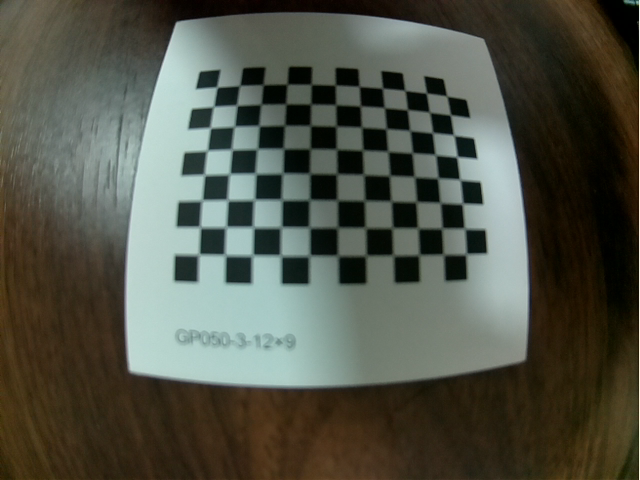
//> input picture highquality/output_img-1.png, 640 x 480 px; its folder holds only this picture in this run
$ ./calibration_data   (built with g++ and OpenCV 4)
//> lines starting //> are read from the running program, lines starting //| are printed output that depends on the picture; after the words box and inside, x2 and y2 are one past the last pixel; in counts of white or black regions, pixels touching at a corner belong together
#include <opencv2/opencv.hpp>
#include <stdio.h>
#include <iostream>
#include <string>
#include <cmath>

// Defining the dimensions of checkerboard
// 定义棋盘格的尺寸

int CHECKERBOARD[2]={11,8};

struct FOV {
	double fovx_degree;
	double fovy_degree;
};

std::string getFileName(const std::string& filePath) {
    size_t found = filePath.find_last_of("/\\");
    if (found != std::string::npos) {
        return filePath.substr(found + 1);
    }
    return filePath;
}


cv::Point2d  calculateFOV(const cv::Mat cameraMatrix){
	// 计算FOV
	double w = cameraMatrix.at<double>(0, 2)*2;
	double h = cameraMatrix.at<double>(1, 2)*2;

	double fx = cameraMatrix.at<double>(0, 0);
	double fy = cameraMatrix.at<double>(1, 1);

	double fovx = 2*std::atan(w/(2*fx));
	double fovy = 2*std::atan(h/(2*fy));

	double fovx_degree = fovx * 180 /M_PI;
	double fovy_degree = fovy * 180 /M_PI;

	std::cout<<"fovx_degree: "<<fovx_degree<<"fovy_degree: "<<fovy_degree<<std::endl;
	cv::Point2d fov(fovx, fovy);

	return fov;

}


int main()
{

   // Creating vector to store vectors of 3D points for each checkerboard image
   // 创建矢量以存储每个棋盘图像的三维点矢量
    std::vector<std::vector<cv::Point3f> > objpoints;

    // Creating vector to store vectors of 2D points for each checkerboard image
	// 创建矢量以存储每个棋盘图像的二维点矢量
	std::vector<std::vector<cv::Point2f> > imgpoints;

    // Defining the world coordinates for 3D points
	// 为三维点定义世界坐标系
	std::vector<cv::Point3f> objp;
	for (int i{ 0 }; i < CHECKERBOARD[1]; i++)
	{
		for (int j{ 0 }; j < CHECKERBOARD[0]; j++)
		{
			objp.push_back(cv::Point3f(j, i, 0));
		}
	}

    // Extracting path of individual image stored in a given directory
	// 提取存储在给定目录中的单个图像的路径
	std::vector<cv::String> images;
	cv::String display_dir = "./corner_samples";
	// Path of the folder containing checkerboard images
	// 包含棋盘图像的文件夹的路径
	std::string path = "../highquality/*.png";

	// 使用glob函数读取所有图像的路径
	cv::glob(path, images);
    cv::Mat frame, gray;

	// vector to store the pixel coordinates of detected checker board corners
	// 存储检测到的棋盘转角像素坐标的矢量
	std::vector<cv::Point2f> corner_pts;
	bool success;

	// Looping over all the images in the directory
	// 循环读取图像
    for(int i=0; i<images.size();i++)
    {
        frame = cv::imread(images[i]);
//> frame is the input picture: 480 rows x 640 cols, CV_8UC3; mean B, G, R 72, 83.5, 80.9
        cv::cvtColor(frame, gray, cv::COLOR_BGR2GRAY);
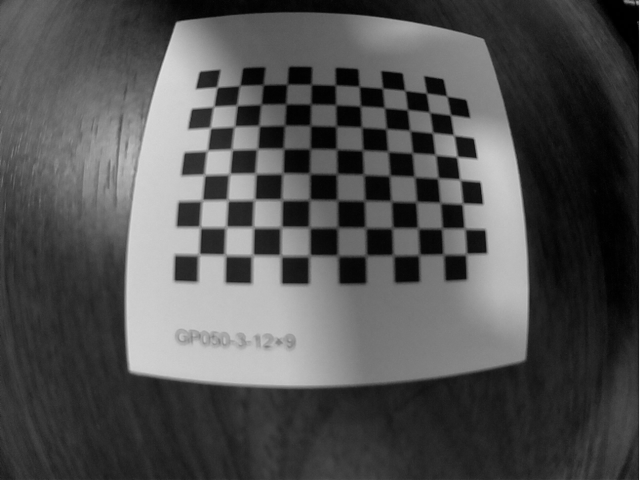
//> gray: 480 rows x 640 cols, CV_8UC1; min 0, max 246, mean 81.4


        // Finding checker board corners
		// 寻找角点
		// If desired number of corners are found in the image then success = true
		// 如果在图像中找到所需数量的角，则success = true
		// opencv4以下版本，flag参数为CV_CALIB_CB_ADAPTIVE_THRESH | CV_CALIB_CB_FAST_CHECK | CV_CALIB_CB_NORMALIZE_IMAGE

        success = cv::findChessboardCorners(gray, cv::Size(CHECKERBOARD[0], CHECKERBOARD[1]), corner_pts, cv::CALIB_CB_ADAPTIVE_THRESH | cv::CALIB_CB_FAST_CHECK | cv::CALIB_CB_NORMALIZE_IMAGE);
//> success = true; corner_pts = 88 Points (x, y), first 12: [217.8, 88.17], [240.6, 84.46], [263.6, 85.2], [287.1, 84.39], [311.4, 84.56], [335.1, 85.25], [358.3, 85.32], [382, 88.51], [404.9, 90.6], [426.5, 93], [445.5, 95.03], [214.9, 105.3]

		// 如果检测到所需数量的角点，我们将细化像素坐标并将其显示在棋盘图像上


		if (success)
		{

			cv::TermCriteria criteria(CV_TERMCRIT_EPS | CV_TERMCRIT_ITER, 30, 0.001);

			//refining pixel coordinates for given 2d points
			//为给定的二维点细化像素坐标
			cv::cornerSubPix(gray, corner_pts, cv::Size(11, 11), cv::Size(-1, -1), criteria);
//> corner_pts = 88 Points (x, y), first 12: [216.8, 87.2], [239.7, 85.34], [262.9, 84.73], [287.1, 84.14], [311.2, 84.27], [335.3, 85.06], [359.2, 86.32], [382.5, 88.24], [404.9, 90.38], [426.4, 93.1], [446.8, 96.07], [213.6, 106.4]

			// 在棋盘上显示检测到的角点
			cv::drawChessboardCorners(frame, cv::Size(CHECKERBOARD[0], CHECKERBOARD[1]), corner_pts, success);
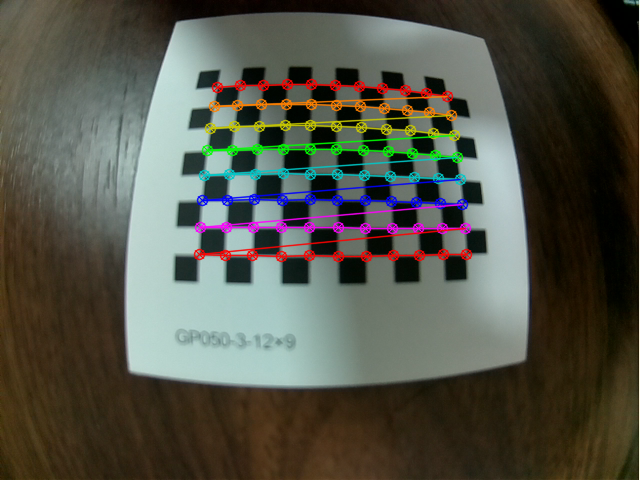
//> frame: 480 rows x 640 cols, CV_8UC3; 5.6% of pixels changed, all inside (x1, y1, x2, y2) = (193, 78, 473, 263)

			objpoints.push_back(objp);
			imgpoints.push_back(corner_pts);
//> imgpoints = 1 point lists


			cv::String filename = getFileName(images[i]);
			std::cout<<filename<<std::endl;
			cv::imwrite("corner_samples/"+filename, frame);

		}

    }

	cv::Mat cameraMatrix, distCoeffs, R, T;
	/*
	 * Performing camera calibration by
	 * passing the value of known 3D points (objpoints)
	 * and corresponding pixel coordinates of the
	 * detected corners (imgpoints)
	*/
	// 通过传递已知3D点（objpoints）的值和检测到的角点（imgpoints）的相应像素坐标来执行相机校准
	cv::calibrateCamera(objpoints, imgpoints, cv::Size(gray.rows, gray.cols), cameraMatrix, distCoeffs, R, T);
//> cameraMatrix = [[461.3, 0, 232.9], [0, 484.5, 332.3], [0, 0, 1]]; distCoeffs = [-0.498, -0.898, -0.131, 0.124, 1]; R = [[-0.269, -0.099, 0.0179]]; T = [[-1.31, -9.4, 18.87]]

	// 内参矩阵
	std::cout << "cameraMatrix : " << cameraMatrix << std::endl;
//| cameraMatrix : [461.3180242104628, 0, 232.8521403021731;
//|  0, 484.4528658401281, 332.3480993606445;
//|  0, 0, 1]

	// 透镜畸变系数
	std::cout << "distCoeffs : " << distCoeffs << std::endl;
//| distCoeffs : [-0.4977983010625285, -0.898428191593492, -0.1310752385651308, 0.1242176408515533, 1.001778452777969]


	// [11 lines of commented-out code are left out]

	cv::Point2d fov;
    fov = calculateFOV(cameraMatrix);
//> in calculateFOV, `double w = cameraMatrix.at<double>(0, 2)*2;`: w = 465.7
//> in calculateFOV, `double h = cameraMatrix.at<double>(1, 2)*2;`: h = 664.7
//> in calculateFOV, `double fx = cameraMatrix.at<double>(0, 0);`: fx = 461.3
//> in calculateFOV, `double fy = cameraMatrix.at<double>(1, 1);`: fy = 484.5
//> in calculateFOV, `double fovx = 2*std::atan(w/(2*fx));`: fovx = 0.935
//> in calculateFOV, `double fovy = 2*std::atan(h/(2*fy));`: fovy = 1.2
//> in calculateFOV, `double fovx_degree = fovx * 180 /M_PI;`: fovx_degree = 53.57
//> in calculateFOV, `double fovy_degree = fovy * 180 /M_PI;`: fovy_degree = 68.9
//| fovx_degree: 53.5651fovy_degree: 68.9024
//> in calculateFOV, `cv::Point2d fov(fovx, fovy);`: fov = Point(0.935, 1.2)
//> fov = Point(0.935, 1.2)
	cv::FileStorage fs("camera1.yml", cv::FileStorage::WRITE);

	if(fs.isOpened()){
		fs<<"camera coeffs"<<distCoeffs;
		fs<<"camera matrix"<<cameraMatrix;
		fs<<"camera FOV"<<fov;
	}
	else{
		std::cerr<<"save camera parameter error"<<std::endl;
	}

    return 0;
}

$ run again, on highquality/output_img-17.png
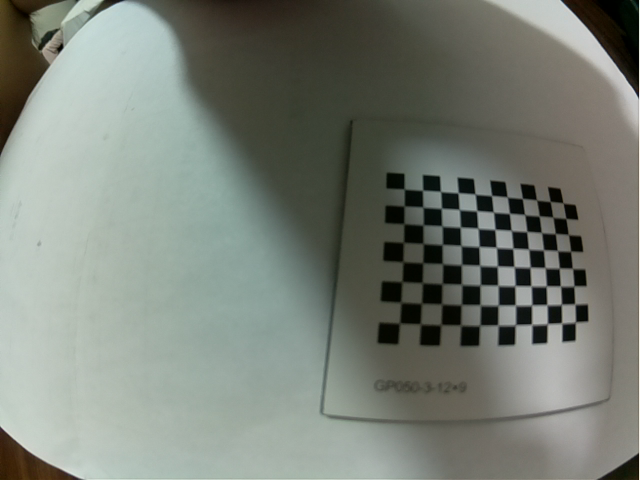
//> input picture highquality/output_img-17.png, 640 x 480 px
//> frame is the input picture: 480 rows x 640 cols, CV_8UC3; mean B, G, R 118.9, 127.8, 121.6
//> `success = cv::findChessboardCorners(gray, cv::Size(CHECKERBOARD[0], CH..`: success = true; corner_pts = 88 Points (x, y), first 12: [404.5, 188.8], [422.6, 190.2], [440.5, 191.4], [458.1, 192.7], [474.8, 193.9], [491.5, 195.6], [507, 197], [522.4, 198.5], [536.5, 199.9], [550.2, 201.4], [563, 202.9], [404.2, 206]
//> `cv::cornerSubPix(gray, corner_pts, cv::Size(11, 11), cv::Size(-1, -1),..`: corner_pts = 88 Points (x, y), first 12: [404.3, 188.9], [422.5, 190.4], [440.5, 191.4], [458.2, 192.8], [475.1, 194.2], [491.6, 195.5], [507.3, 197.1], [522.5, 198.4], [542.5, 200.5], [557.3, 202.3], [557.3, 202.3], [404.1, 206.2]
//> `cv::drawChessboardCorners(frame, cv::Size(CHECKERBOARD[0], CHECKERBOAR..`:
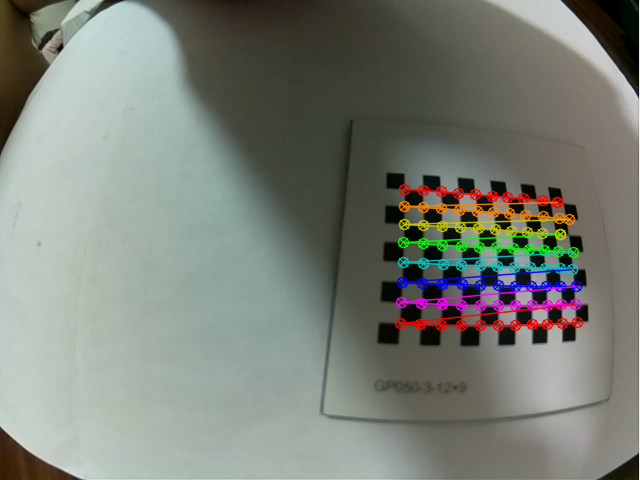
//> frame: 480 rows x 640 cols, CV_8UC3; 4.39% of pixels changed, all inside (x1, y1, x2, y2) = (394, 183, 584, 332)
//> imgpoints = 1 point lists
//> cameraMatrix = [[499.4, 0, 250.2], [0, 541.2, 329.9], [0, 0, 1]]; distCoeffs = [-0.237, -0.232, -0.0556, 0.0101, 0.197]; R = [[-0.41, 0.132, 0.105]]; T = [[8.08, -6.63, 26.23]]
//| cameraMatrix : [499.4273026768014, 0, 250.157431085638;
//|  0, 541.1591469433026, 329.9037431675092;
//|  0, 0, 1]
//| distCoeffs : [-0.2371009326972934, -0.2323784997372532, -0.05558663741695233, 0.01011408566104226, 0.1967840902941352]
//> w = 500.3
//> h = 659.8
//> fx = 499.4
//> fy = 541.2
//> fovx = 0.929
//> fovy = 1.09
//> fovx_degree = 53.21
//> fovy_degree = 62.73
//| fovx_degree: 53.2115fovy_degree: 62.735
//> in calculateFOV, `cv::Point2d fov(fovx, fovy);`: fov = Point(0.929, 1.09)

$ run again, on highquality/output_img-2.png
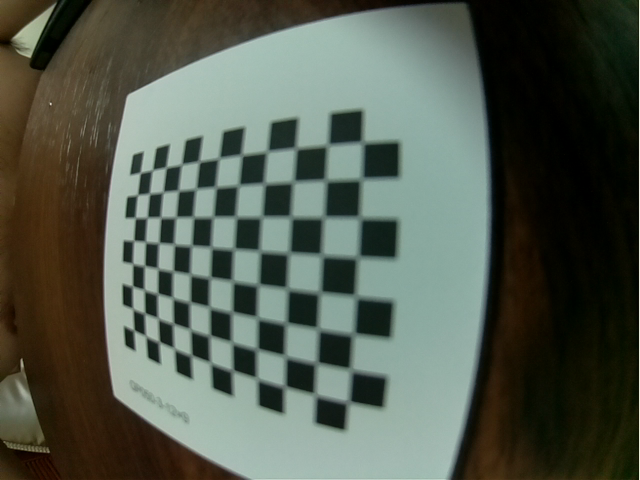
//> input picture highquality/output_img-2.png, 640 x 480 px
//> frame is the input picture: 480 rows x 640 cols, CV_8UC3; mean B, G, R 77.8, 89.5, 81.6
//> `cv::cvtColor(frame, gray, cv::COLOR_BGR2GRAY);`:
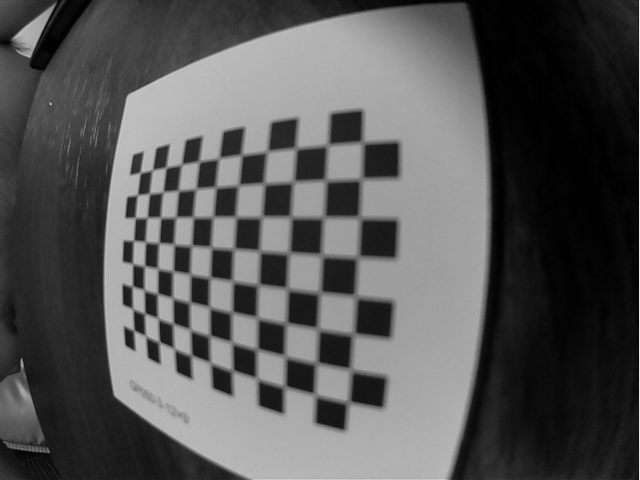
//> gray: 480 rows x 640 cols, CV_8UC1; min 0, max 236, mean 85.8
//> `success = cv::findChessboardCorners(gray, cv::Size(CHECKERBOARD[0], CH..`: success = true; corner_pts = 88 Points (x, y), first 12: [140.5, 173], [153.5, 169.4], [165.9, 167.1], [182.9, 163.7], [199, 162.5], [220.8, 157], [241.5, 155], [267, 151.5], [296, 148], [327.5, 145], [362.5, 142], [138.2, 194.3]
//> `cv::cornerSubPix(gray, corner_pts, cv::Size(11, 11), cv::Size(-1, -1),..`: corner_pts = 88 Points (x, y), first 12: [136.4, 173.8], [145.4, 171.2], [158.7, 168.9], [181.4, 164.5], [199, 161.5], [218.9, 158.3], [241.6, 155], [267.1, 151.5], [295.9, 148.3], [327.6, 145], [362.5, 142.4], [142.9, 194.4]
//> `cv::drawChessboardCorners(frame, cv::Size(CHECKERBOARD[0], CHECKERBOAR..`:
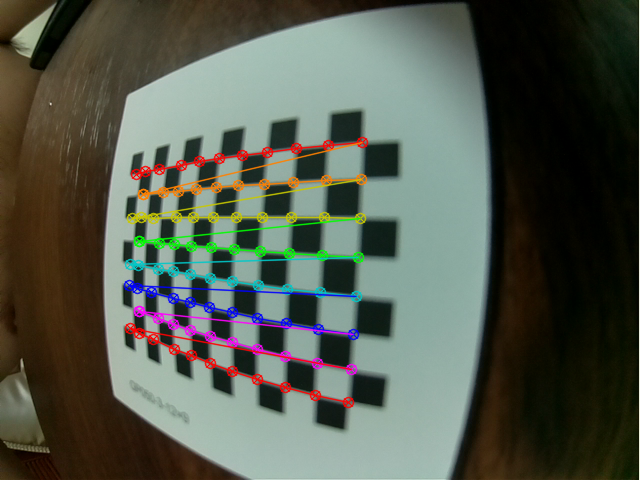
//> frame: 480 rows x 640 cols, CV_8UC3; 5.21% of pixels changed, all inside (x1, y1, x2, y2) = (123, 136, 369, 409)
//> imgpoints = 1 point lists
//> cameraMatrix = [[2550.6, 0, 137.1], [0, 6812, 268], [0, 0, 1]]; distCoeffs = [-260.9, 163390.7, -0.977, 9.17, -32235052]; R = [[-0.714, -0.0481, 0.0829]]; T = [[-0.361, -3.17, 225.2]]
//| cameraMatrix : [2550.628994667973, 0, 137.069949448908;
//|  0, 6811.984034582172, 268.0450175296825;
//|  0, 0, 1]
//| distCoeffs : [-260.9231197427874, 163390.7043305783, -0.9769604286602573, 9.165130239968324, -32235052.02240861]
//> w = 274.1
//> h = 536.1
//> fx = 2550.6
//> fy = 6812
//> fovx = 0.107
//> fovy = 0.0787
//> fovx_degree = 6.15
//> fovy_degree = 4.51
//| fovx_degree: 6.15219fovy_degree: 4.50674
//> in calculateFOV, `cv::Point2d fov(fovx, fovy);`: fov = Point(0.107, 0.0787)

$ run again, on highquality/output_img-24.png
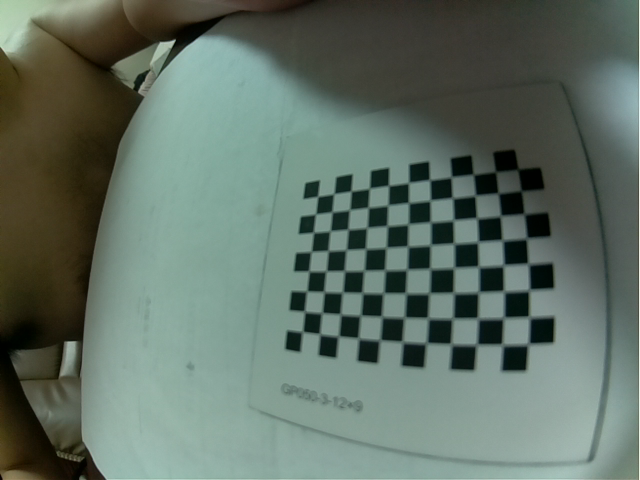
//> input picture highquality/output_img-24.png, 640 x 480 px
//> frame is the input picture: 480 rows x 640 cols, CV_8UC3; mean B, G, R 100.8, 111.6, 96.2
//> `cv::cvtColor(frame, gray, cv::COLOR_BGR2GRAY);`:
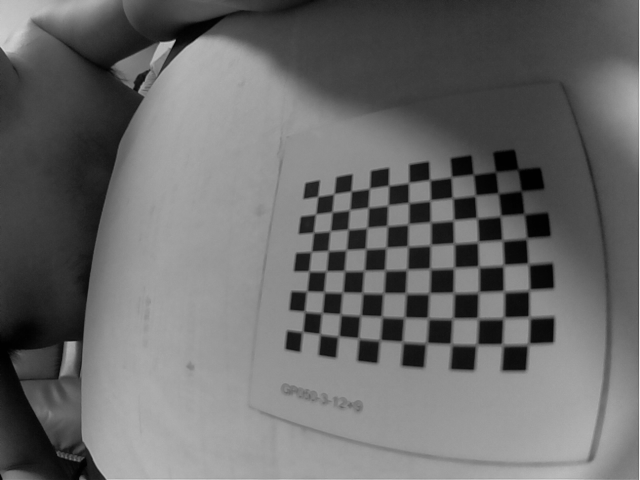
//> gray: 480 rows x 640 cols, CV_8UC1; min 1, max 240, mean 105.8
//> `success = cv::findChessboardCorners(gray, cv::Size(CHECKERBOARD[0], CH..`: success = true; corner_pts = 88 Points (x, y), first 12: [317.8, 196.4], [332.6, 194.9], [351.1, 190.9], [368.4, 189.6], [387.8, 184.7], [407.6, 184.2], [428.4, 179.1], [451.8, 175.6], [473.1, 174.2], [494.9, 170.9], [518, 169], [316.4, 213]
//> `cv::cornerSubPix(gray, corner_pts, cv::Size(11, 11), cv::Size(-1, -1),..`: corner_pts = 88 Points (x, y), first 12: [317.7, 196.4], [333.8, 193.8], [351.1, 191.1], [369.4, 188.4], [388.5, 185.6], [408.7, 182.7], [429.6, 179.9], [451.4, 176.9], [473.2, 174.5], [495.7, 171.7], [517.8, 169.4], [315.6, 214.1]
//> `cv::drawChessboardCorners(frame, cv::Size(CHECKERBOARD[0], CHECKERBOAR..`:
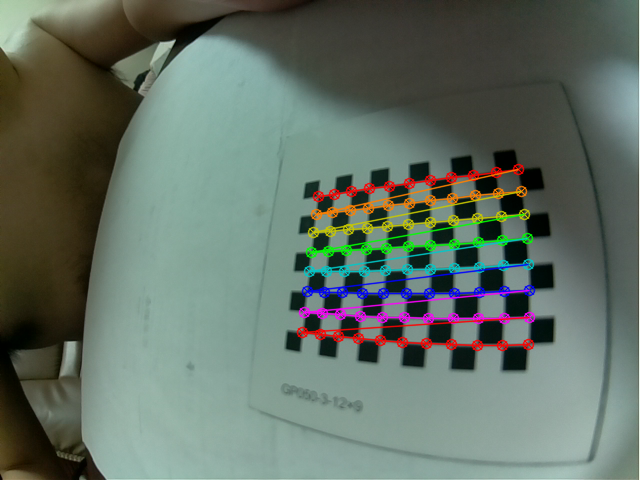
//> frame: 480 rows x 640 cols, CV_8UC3; 5.16% of pixels changed, all inside (x1, y1, x2, y2) = (296, 163, 536, 352)
//> imgpoints = 1 point lists
//> cameraMatrix = [[323.7, 0, 247.3], [0, 361.9, 236], [0, 0, 1]]; distCoeffs = [-0.342, 0.054, -0.000711, 0.0567, 0.00294]; R = [[-0.359, 0.714, 0.0599]]; T = [[3.98, -2.05, 18.88]]
//| cameraMatrix : [323.7179963011474, 0, 247.3203045409858;
//|  0, 361.8780980749351, 235.9895355215615;
//|  0, 0, 1]
//| distCoeffs : [-0.3424195076443916, 0.05398149283567805, -0.0007107308592674763, 0.05672117240552475, 0.0029357469339439]
//> w = 494.6
//> h = 472
//> fx = 323.7
//> fy = 361.9
//> fovx = 1.3
//> fovy = 1.16
//> fovx_degree = 74.76
//> fovy_degree = 66.22
//| fovx_degree: 74.7596fovy_degree: 66.2187
//> in calculateFOV, `cv::Point2d fov(fovx, fovy);`: fov = Point(1.3, 1.16)

$ run again, on highquality/output_img-10.png
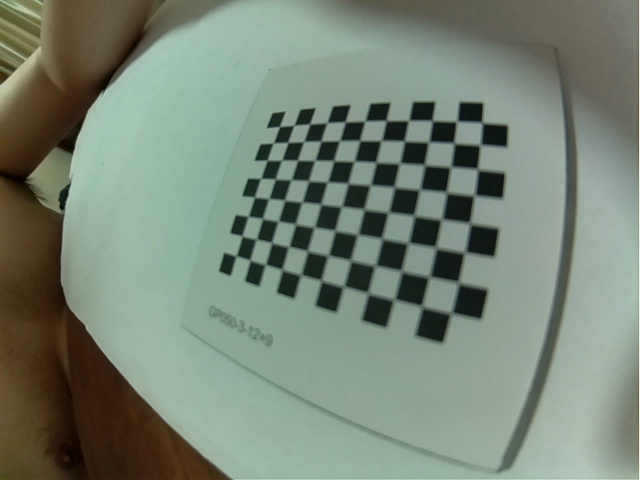
//> input picture highquality/output_img-10.png, 640 x 480 px
//> frame is the input picture: 480 rows x 640 cols, CV_8UC3; mean B, G, R 117.5, 132.9, 119.6
//> `cv::cvtColor(frame, gray, cv::COLOR_BGR2GRAY);`:
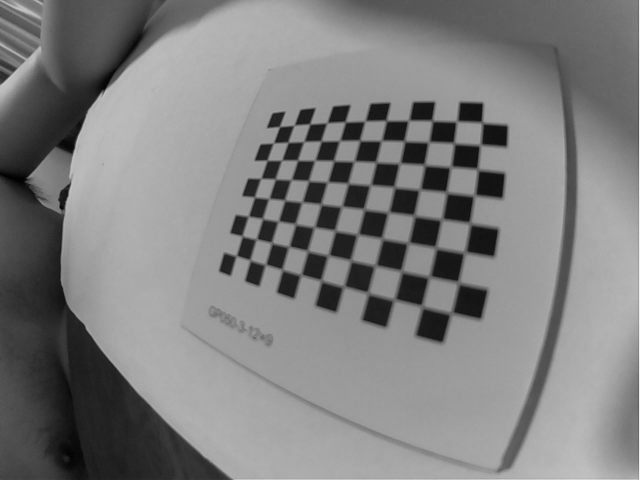
//> gray: 480 rows x 640 cols, CV_8UC1; min 2, max 241, mean 127.1
//> `success = cv::findChessboardCorners(gray, cv::Size(CHECKERBOARD[0], CH..`: success = true; corner_pts = 88 Points (x, y), first 12: [280.1, 126.3], [294.2, 125.3], [310.2, 123.8], [326.9, 123], [345.4, 122], [364.6, 121.2], [387.1, 121.3], [407.4, 121.2], [432, 120.4], [456.5, 121.5], [482, 122.5], [273.8, 143.1]
//> `cv::cornerSubPix(gray, corner_pts, cv::Size(11, 11), cv::Size(-1, -1),..`: corner_pts = 88 Points (x, y), first 12: [275.3, 127], [294.2, 125.3], [308.1, 123.9], [326.9, 122.8], [345.2, 121.8], [364.9, 121], [386.1, 120.5], [408.6, 120.4], [432.2, 120.6], [456.7, 121.4], [482, 122.5], [275.1, 142.8]
//> `cv::drawChessboardCorners(frame, cv::Size(CHECKERBOARD[0], CHECKERBOAR..`:
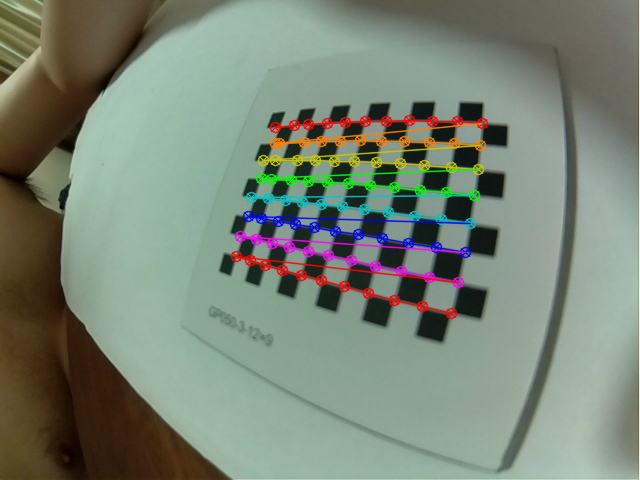
//> frame: 480 rows x 640 cols, CV_8UC3; 5.17% of pixels changed, all inside (x1, y1, x2, y2) = (230, 114, 489, 320)
//> imgpoints = 1 point lists
//> cameraMatrix = [[312.1, 0, 264.1], [0, 339, 247.2], [0, 0, 1]]; distCoeffs = [-0.352, 0.123, -0.00718, 0.041, -0.0402]; R = [[-0.224, 0.645, 0.26]]; T = [[0.63, -6.19, 16.76]]
//| cameraMatrix : [312.1365751311999, 0, 264.1180270063949;
//|  0, 339.0268362572419, 247.2269457617475;
//|  0, 0, 1]
//| distCoeffs : [-0.3519074764913802, 0.1227591294020918, -0.007179966139238996, 0.04103647384855843, -0.0402246790959908]
//> w = 528.2
//> h = 494.5
//> fx = 312.1
//> fy = 339
//> fovx = 1.4
//> fovy = 1.26
//> fovx_degree = 80.47
//> fovy_degree = 72.2
//| fovx_degree: 80.4732fovy_degree: 72.201
//> in calculateFOV, `cv::Point2d fov(fovx, fovy);`: fov = Point(1.4, 1.26)
